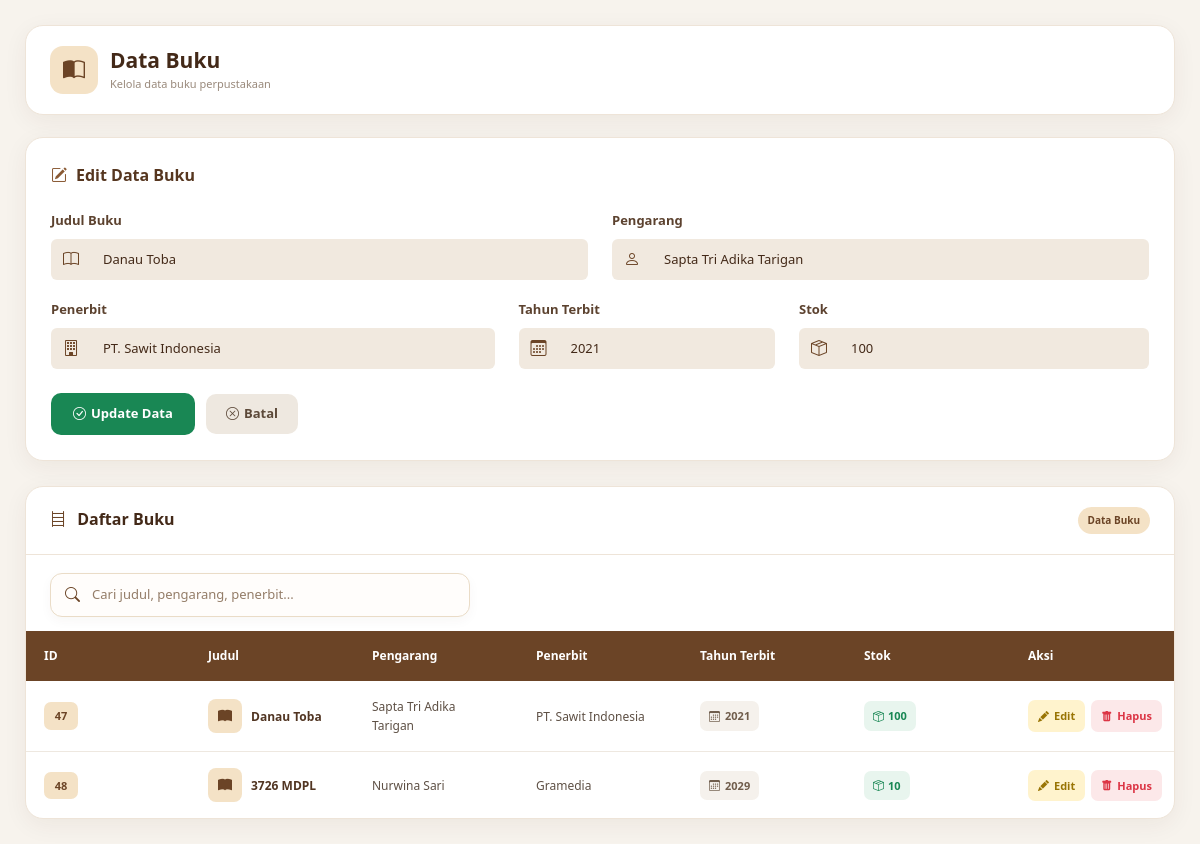
The app's page /buku.php?edit=47 with its own data.
### tables this page shows
CREATE TABLE `buku` (
  `id_buku` int(11) NOT NULL,
  `judul_buku` varchar(50) NOT NULL,
  `pengarang` varchar(50) NOT NULL,
  `penerbit` varchar(50) NOT NULL,
  `tahun_terbit` year(4) NOT NULL,
  `stok` int(11) NOT NULL
);

### buku.php (the view, shortened to what this page needs)
<?php
include "koneksi.php";
function e($value)
{
    return htmlspecialchars($value ?? '', ENT_QUOTES, 'UTF-8');
}
$edit = false;
$dataEdit = null;
if (isset($_GET['edit'])) {
    $edit = true;
    $id = mysqli_real_escape_string(
        $conn,
        $_GET['edit']
    );
    $query = mysqli_query(
        $conn,
        "SELECT *
         FROM buku
         WHERE id_buku='$id'"
    );
    if (mysqli_num_rows($query) > 0) {
        $dataEdit = mysqli_fetch_assoc($query);
    } else {
        $edit = false;
    }
}
?>
<!DOCTYPE html>
<html lang="id">
<head>
    <link
        href="https://cdn.jsdelivr.net/npm/bootstrap@5.3.3/dist/css/bootstrap.min.css"
        rel="stylesheet"
    >
    <link
        rel="stylesheet"
        href="https://cdn.jsdelivr.net/npm/bootstrap-icons@1.11.3/font/bootstrap-icons.min.css"
    >
</head>
<body>
<div class="page-container">
    <div class="page-header">
        <div class="header-title">
            <div class="header-icon">
                <i class="bi bi-book-half"></i>
            </div>
            <div>
                <h2>
                    Data Buku
                </h2>
                <p>
                    Kelola data buku perpustakaan
                </p>
            </div>
        </div>
    </div>
    <div class="form-card">
        <div class="form-title">
            <i class="bi
                <?= $edit
                    ? 'bi-pencil-square'
                    : 'bi-bookmark-plus-fill'
                ?>">
            </i>
            <?= $edit
                ? 'Edit Data Buku'
                : 'Tambah Buku Baru'
            ?>
        </div>
        <form method="post">
            <div class="row">
                <div class="col-md-6">
                    <label class="form-label">
                        Judul Buku
                    </label>
                    <div class="input-group">
                        <span class="input-group-text">
                            <i class="bi bi-book"></i>
                        </span>
                        <input
                            type="text"
                            name="judul_buku"
                            class="form-control"
                            placeholder="Masukkan judul buku"
                            required
                            value="<?= $edit && $dataEdit
                                ? e(
                                    $dataEdit['judul_buku']
                                )
                                : ''
                            ?>"
                        >
                    </div>
                </div>
                <div class="col-md-6">
                    <label class="form-label">
                        Pengarang
                    </label>
                    <div class="input-group">
                        <span class="input-group-text">
                            <i class="bi bi-person"></i>
                        </span>
                        <input
                            type="text"
                            name="pengarang"
                            class="form-control"
                            placeholder="Masukkan nama pengarang"
                            required
                            value="<?= $edit && $dataEdit
                                ? e(
                                    $dataEdit['pengarang']
                                )
                                : ''
                            ?>"
                        >
                    </div>
                </div>
                <div class="col-md-5">
                    <label class="form-label">
                        Penerbit
                    </label>
                    <div class="input-group">
                        <span class="input-group-text">
                            <i class="bi bi-building"></i>
                        </span>
                        <input
                            type="text"
                            name="penerbit"
                            class="form-control"
                            placeholder="Masukkan penerbit"
                            required
                            value="<?= $edit && $dataEdit
                                ? e(
                                    $dataEdit['penerbit']
                                )
                                : ''
                            ?>"
                        >
                    </div>
                </div>
                <div class="col-md-3">
                    <label class="form-label">
                        Tahun Terbit
                    </label>
                    <div class="input-group">
                        <span class="input-group-text">
                            <i class="bi bi-calendar3"></i>
                        </span>
                        <input
                            type="number"
                            name="tahun_terbit"
                            class="form-control"
                            placeholder="2026"
                            min="1000"
                            max="9999"
                            required
                            value="<?= $edit && $dataEdit
                                ? e(
                                    $dataEdit['tahun_terbit']
                                )
                                : ''
                            ?>"
                        >
                    </div>
                </div>
                <div class="col-md-4">
                    <label class="form-label">
                        Stok
                    </label>
                    <div class="input-group">
                        <span class="input-group-text">
                            <i class="bi bi-box-seam"></i>
                        </span>
                        <input
                            type="number"
                            name="stok"
                            class="form-control"
                            placeholder="Jumlah stok"
                            min="0"
                            required
                            value="<?= $edit && $dataEdit
                                ? e(
                                    $dataEdit['stok']
                                )
                                : ''
                            ?>"
                        >
                    </div>
                </div>
            </div>
            <div class="mt-2">
                <?php if ($edit) { ?>
                    <button
                        type="submit"
                        name="update"
                        class="btn-save btn-update"
                    >
                        <i
                            class="bi
                            bi-check-circle"
                        ></i>
                        Update Data
                    </button>
                    <a
                        href="buku.php"
                        class="btn-cancel"
                    >
                        <i
                            class="bi
                            bi-x-circle"
                        ></i>
                        Batal
                    </a>
                <?php } ?>
            </div>
        </form>
    </div>
    <div class="table-card">
        <div class="table-header">
            <h3 class="table-title">
                <i class="bi bi-bookshelf"></i>
                Daftar Buku
            </h3>
            <span class="badge-info">
                Data Buku
            </span>
        </div>
        <div class="table-tools">
            <div class="search-box">
                <i class="bi bi-search"></i>
                <input
                    type="text"
                    id="searchBuku"
                    placeholder="Cari judul, pengarang, penerbit..."
                    aria-label="Cari buku"
                >
            </div>
        </div>
        <div class="table-responsive">
            <table id="tableBuku">
                <thead>
                    <tr>
                        <th>
                            ID
                        </th>
                        <th>
                            Judul
                        </th>
                        <th>
                            Pengarang
                        </th>
                        <th>
                            Penerbit
                        </th>
                        <th>
                            Tahun Terbit
                        </th>
                        <th>
                            Stok
                        </th>
                        <th>
                            Aksi
                        </th>
                    </tr>
                </thead>
                <tbody>
                    <?php
                    $data = mysqli_query(
                        $conn,
                        "SELECT *
                         FROM buku
                         ORDER BY id_buku ASC"
                    );
                    if (
                        mysqli_num_rows($data)
                        > 0
                    ) {
                        while (
                            $d =
                            mysqli_fetch_assoc($data)
                        ) {
                            $id = e(
                                $d['id_buku']
                            );
                            $judul = e(
                                $d['judul_buku']
                            );
                            $pengarang = e(
                                $d['pengarang']
                            );
                            $penerbit = e(
                                $d['penerbit']
                            );
                            $tahun = e(
                                $d['tahun_terbit']
                            );
                            $stok = e(
                                $d['stok']
                            );
                    ?>
                        <tr>
                            <td>
                                <span
                                    class="id-badge"
                                >
                                    <?= $id ?>
                                </span>
                            </td>
                            <td>
                                <div
                                    class="book-title"
                                >
                                    <span
                                        class="book-icon"
                                    >
                                        <i
                                            class="bi
                                            bi-book-fill"
                                        ></i>
                                    </span>
                                    <span>
                                        <?= $judul ?>
                                    </span>
                                </div>
                            </td>
                            <td>
                                <?= $pengarang ?>
                            </td>
                            <td>
                                <?= $penerbit ?>
                            </td>
                            <td>
                                <span
                                    class="year-badge"
                                >
                                    <i
                                        class="bi
                                        bi-calendar3"
                                    ></i>
                                    <?= $tahun ?>
                                </span>
                            </td>
                            <td>
                                <?php if ((int)$stok <= 0) { ?>
                                    <span
                                        class="
                                        stock-badge
                                        stock-empty"
                                    >
                                        <i
                                            class="bi
                                            bi-x-circle me-1"
                                        ></i>
                                        Habis
                                    </span>
                                <?php } else { ?>
                                    <span
                                        class="stock-badge"
                                    >
                                        <i
                                            class="bi
                                            bi-box-seam me-1"
                                        ></i>
                                        <?= $stok ?>
                                    </span>
                                <?php } ?>
                            </td>
                            <td>
                                <div
                                    class="action-buttons"
                                >
                                    <a
                                        href="buku.php?edit=<?= $id ?>"
                                        class="
                                        btn-action
                                        btn-edit"
                                    >
                                        <i
                                            class="bi
                                            bi-pencil-fill"
                                        ></i>
                                        Edit
                                    </a>
                                    <a
                                        href="buku.php?hapus=<?= $id ?>"
                                        class="
                                        btn-action
                                        btn-delete"
                                        onclick="
                                            event.preventDefault();
                                            return confirmDelete(
                                                '<?= e(
                                                    $judul
                                                ) ?>',
                                                this.href
                                            );
                                        "
                                    >
                                        <i
                                            class="bi
                                            bi-trash-fill"
                                        ></i>
                                        Hapus
                                    </a>
                                </div>
                            </td>
                        </tr>
                    <?php
                        }
                    } ?>
                </tbody>
            </table>
        </div>
    </div>
</div>
</body>
</html>

### records on screen
buku: judul_buku "Danau Toba", pengarang "Sapta Tri Adika Tarigan", penerbit "PT. Sawit Indonesia", tahun_terbit "2021", stok "100", id_buku "47"
buku: id_buku "48", judul_buku "3726 MDPL", pengarang "Nurwina Sari", penerbit "Gramedia", tahun_terbit "2029", stok "10"
